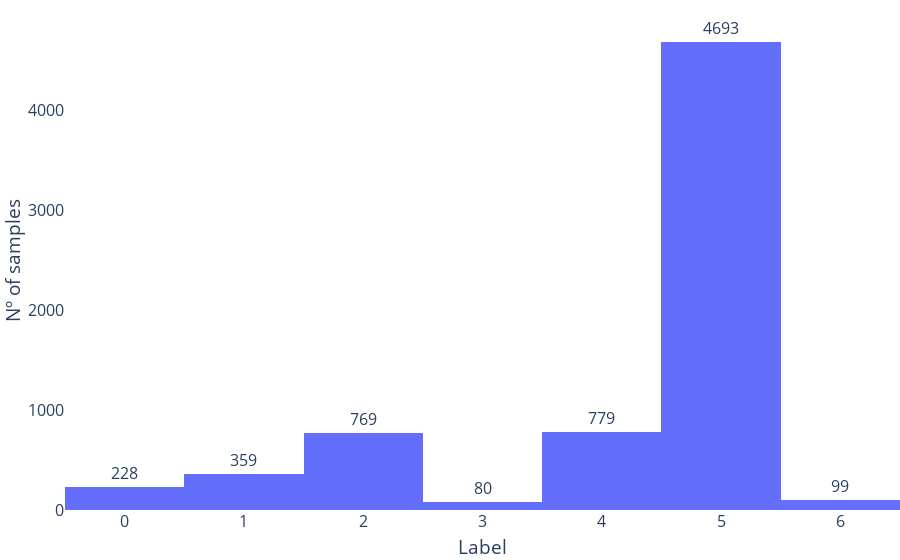

The notebook cell this image was saved under:
### Markdown cell above
We will first check if the data is balanced:

### Code cell
train_labels = train_dataset.labels.squeeze()

fig = go.Figure()
fig.add_trace(go.Histogram(x=train_labels, name='train'))

# increase font size to 14
fig.update_layout(font=dict(size=16))

fig.update_traces(texttemplate='%{y}', textposition='outside')
fig.update_layout(plot_bgcolor='white')
fig.update_yaxes(range=[0, 5000])
fig.update_xaxes(title_text='Label')
fig.update_yaxes(title_text='Nº of samples')
fig.update_layout(margin=dict(l=0, r=0, t=0, b=0))

### Figure 1 — Plotly figure (JSON) as saved in the notebook; plotly's stock layout.template omitted (floating-point values rounded to 4 significant figures; data arrays with more than 128 entries replaced by an {"elided": "..."} marker saying what was removed)
{"data": [{"name": "train", "textposition": "outside", "texttemplate": "%{y}", "type": "histogram", "x": {"elided": "7007 int values"}}], "layout": {"font": {"size": 16}, "margin": {"b": 0, "l": 0, "r": 0, "t": 0}, "plot_bgcolor": "white", "xaxis": {"title": {"text": "Label"}}, "yaxis": {"range": [0, 5000], "title": {"text": "Nº of samples"}}}}
